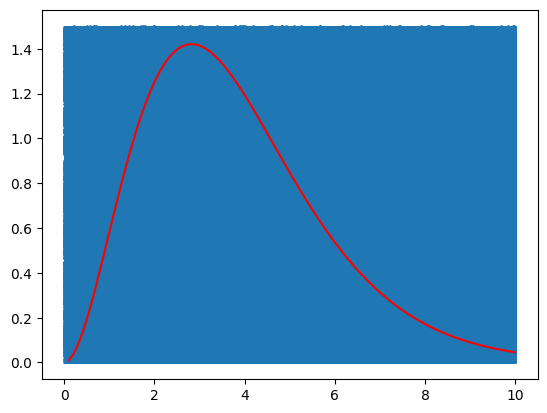

Here is the Python script that generated this plot:
import random
import numpy as np
import matplotlib.pyplot as plt


def f(x):
    return (x**3) / ((np.e)**x - 1)


height = 1.5
width = 10
num_coordinates = 1000000

coordinates_x = np.random.uniform(0, width, num_coordinates)
coordinates_y = np.random.uniform(0, height, num_coordinates)

ns = np.sum(coordinates_y <= f(coordinates_x))

x = np.linspace(0, width, 100)

plt.plot(x, f(x), color='red')

plt.scatter(coordinates_x, coordinates_y, s=1)

area = (height * width * ns) / num_coordinates
print('Area:', area)

plt.show()
